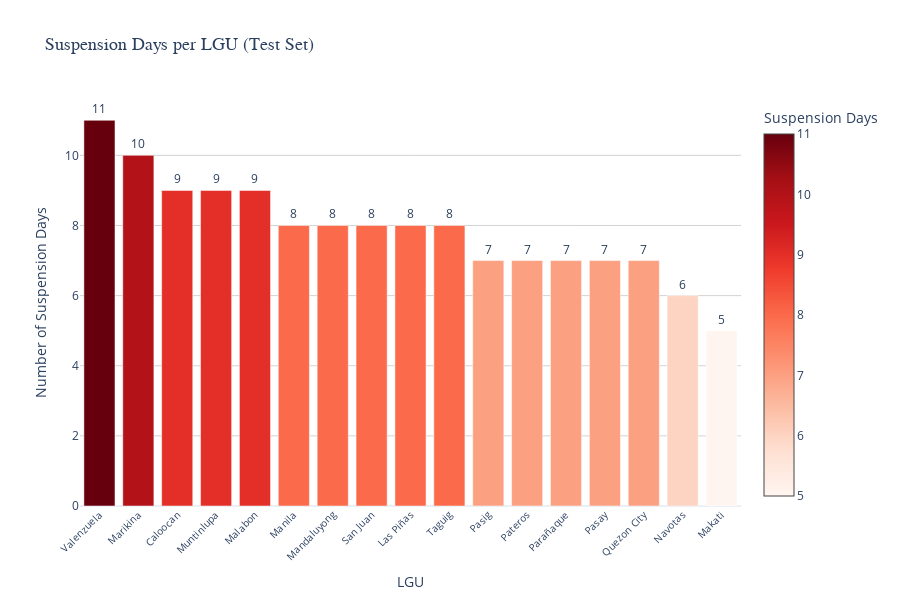

Notebook code for this chart:
### Markdown cell above
## Suspension Counts Per LGU (Visualization)

Interactive bar chart showing total suspension days per LGU in the test set.

### Code cell
# Aggregate suspension counts per LGU from test set
lgu_suspension_counts = (
    test
    .groupby('lgu_name', dropna=False)
    .agg(
        total_days=('date', 'size'),
        suspension_days=('suspension_occurred', lambda x: x.astype(int).sum())
    )
    .reset_index()
)
lgu_suspension_counts['suspension_rate'] = (
    lgu_suspension_counts['suspension_days'] / lgu_suspension_counts['total_days']
).round(3)

# Sort by suspension count descending
lgu_suspension_counts_sorted = lgu_suspension_counts.sort_values(
    'suspension_days', ascending=False
)

print(f"Total LGUs: {len(lgu_suspension_counts_sorted)}")
print(f"Total suspension-days across all LGUs: {int(lgu_suspension_counts_sorted['suspension_days'].sum())}")
print("\nTop 10 LGUs by suspension count:")
print(lgu_suspension_counts_sorted.head(10).to_string(index=False))

# Create interactive bar chart
import plotly.graph_objects as go

fig = go.Figure()

fig.add_trace(go.Bar(
    x=lgu_suspension_counts_sorted['lgu_name'],
    y=lgu_suspension_counts_sorted['suspension_days'],
    text=lgu_suspension_counts_sorted['suspension_days'],
    textposition='outside',
    marker=dict(
        color=lgu_suspension_counts_sorted['suspension_days'],
        colorscale='Reds',
        showscale=True,
        colorbar=dict(title="Suspension Days")
    ),
    hovertemplate='<b>%{x}</b><br>' +
                  'Suspension Days: %{y}<br>' +
                  'Total Days: %{customdata[0]}<br>' +
                  'Rate: %{customdata[1]:.1%}<extra></extra>',
    customdata=lgu_suspension_counts_sorted[['total_days', 'suspension_rate']].values
))

fig.update_layout(
    title=dict(
        text='Suspension Days per LGU (Test Set)',
        font=dict(size=18, family='Arial Black')
    ),
    xaxis=dict(
        title='LGU',
        tickangle=-45,
        tickfont=dict(size=10)
    ),
    yaxis=dict(
        title='Number of Suspension Days',
        gridcolor='lightgray'
    ),
    height=600,
    template='plotly_white',
    hovermode='x unified'
)

fig.show()

# Save summary to CSV
out_path = ANALYSIS_DIR / 'suspension_counts_per_lgu.csv'
lgu_suspension_counts_sorted.to_csv(out_path, index=False)
print(f"\n✓ Saved summary to: {out_path}")

### Figure 1 — Plotly figure (JSON) as saved in the notebook; plotly's stock layout.template omitted (floating-point values rounded to 4 significant figures)
{"data": [{"customdata": [[268.0, 0.041], [268.0, 0.037], [268.0, 0.034], [268.0, 0.034], [268.0, 0.034], [268.0, 0.03], [268.0, 0.03], [268.0, 0.03], [268.0, 0.03], [268.0, 0.03], [268.0, 0.026], [268.0, 0.026], [268.0, 0.026], [268.0, 0.026], [268.0, 0.026], [268.0, 0.022], [268.0, 0.019]], "hovertemplate": "<b>%{x}</b><br>Suspension Days: %{y}<br>Total Days: %{customdata[0]}<br>Rate: %{customdata[1]:.1%}<extra></extra>", "marker": {"color": [11, 10, 9, 9, 9, 8, 8, 8, 8, 8, 7, 7, 7, 7, 7, 6, 5], "colorbar": {"title": {"text": "Suspension Days"}}, "colorscale": [[0, "rgb(255,245,240)"], [0.125, "rgb(254,224,210)"], [0.25, "rgb(252,187,161)"], [0.375, "rgb(252,146,114)"], [0.5, "rgb(251,106,74)"], [0.625, "rgb(239,59,44)"], [0.75, "rgb(203,24,29)"], [0.875, "rgb(165,15,21)"], [1, "rgb(103,0,13)"]], "showscale": true}, "text": [11.0, 10.0, 9.0, 9.0, 9.0, 8.0, 8.0, 8.0, 8.0, 8.0, 7.0, 7.0, 7.0, 7.0, 7.0, 6.0, 5.0], "textposition": "outside", "type": "bar", "x": ["Valenzuela", "Marikina", "Caloocan", "Muntinlupa", "Malabon", "Manila", "Mandaluyong", "San Juan", "Las Piñas", "Taguig", "Pasig", "Pateros", "Parañaque", "Pasay", "Quezon City", "Navotas", "Makati"], "y": [11, 10, 9, 9, 9, 8, 8, 8, 8, 8, 7, 7, 7, 7, 7, 6, 5]}], "layout": {"height": 600, "hovermode": "x unified", "title": {"font": {"family": "Arial Black", "size": 18}, "text": "Suspension Days per LGU (Test Set)"}, "xaxis": {"tickangle": -45, "tickfont": {"size": 10}, "title": {"text": "LGU"}}, "yaxis": {"gridcolor": "lightgray", "title": {"text": "Number of Suspension Days"}}}}
